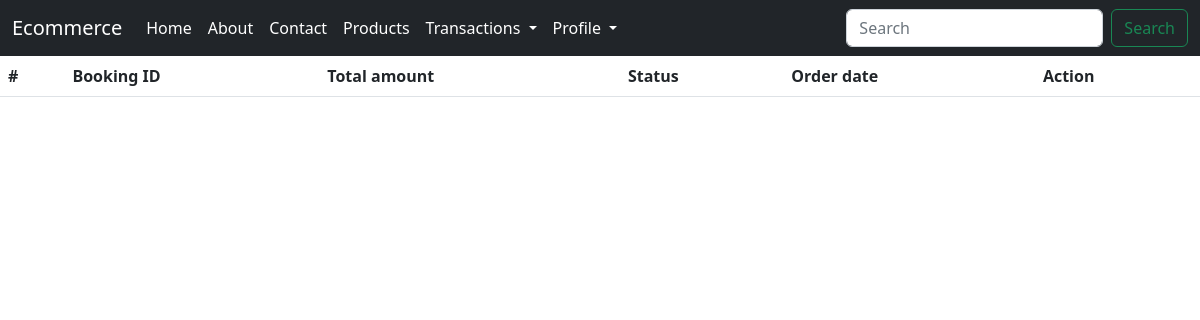
Before: /my_order/ (signed in) with the older database file.
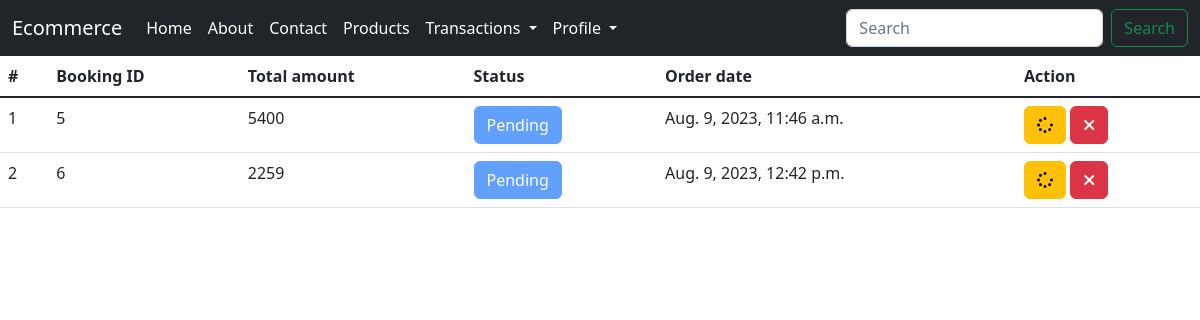
After: the same page with the newer database file.
### ecommerceapp/models.py (models this page shows, shortened)
class Booking(models.Model):
    user=models.ForeignKey(User, on_delete=models.CASCADE, blank=False)
    product=models.TextField(default={'objects':[]}, null=True, blank=True)
    total=models.CharField(max_length=100, null=True, blank=True)
    status=models.IntegerField(choices=ORDERSTATUS, default=1)
    created=models.DateTimeField(auto_now_add=True)
    updated=models.DateTimeField(auto_now=True)

### ecommerceapp/views.py (the view)
# urls.py: path('my_order/', my_order, name="my_order"),
def my_order(request):
    if not request.user.is_authenticated:
        return redirect('user_login')
    orders=Booking.objects.filter(user=request.user)
    return render(request, 'my_order.html', locals())

### ecommerceapp/templates/my_order.html
{% include 'navbar.html' %}
{% block body %}
<table class="table">
    <thead>
        <tr>
            <th scope="col">#</th>
            <th scope="col">Booking ID</th>
            <th scope="col">Total amount</th>
            <th scope="col">Status</th>
            <th scope="col">Order date</th>
            <th scope="col">Action</th>
        </tr>
    </thead>
    <tbody class="table-group-divider">
        {% for i in orders %}
        <tr>
            <td>{{forloop.counter}}</td>
            <td>{{i.id}}</td>
            <td>{{i.total}}</td>
            <td><a href="#" class="btn btn-primary disabled" title="Track Status">{{i.get_status_display}}</a></td>
            <td>{{i.created}}</td>
            <td>
                <a href="{% url 'user_order_track' i.id %}" class="btn btn-warning" title="Track Order"><i class="fa-solid fa-spinner"></i></a>
                {% if i.status < 4 %}
                <a href="{% url 'cancel_order' i.id %}" class="btn btn-danger" title="Cancel Order"><i class="fa-solid fa-xmark"></i></a>
                {% elif i.status == 4 %}
                <a href="{% url 'return_order' i.id %}" class="btn btn-success" title="Return Order"><i class="fa fa-refresh"></i></a>
                {% endif %}
            </td>
        </tr>
        {% endfor %}
    </tbody>
</table>
{% endblock %}

### ecommerceapp/templates/navbar.html (shortened to what this page needs)
<!doctype html>
<html lang="en">
{% load static %}
<head>
    <link href="https://cdn.jsdelivr.net/npm/bootstrap@5.2.3/dist/css/bootstrap.min.css" rel="stylesheet"
>
    <link rel="stylesheet" href="{% static 'css/style.css' %}">
    <link href="https://getbootstrap.com/docs/5.3/assets/css/docs.css" rel="stylesheet">
</head>
<body>
    <nav class="navbar navbar-expand-lg bg-dark">
        <div class="container-fluid">
            <a class="navbar-brand" href="/">Ecommerce</a>
            <div class="collapse navbar-collapse" id="navbarSupportedContent">
                <ul class="navbar-nav me-auto mb-2 mb-lg-0">
                    <li class="nav-item">
                        <a class="nav-link active" aria-current="page" href="/">Home</a>
                    </li>
                    <li class="nav-item">
                        <a class="nav-link" href="{% url 'about' %}">About</a>
                    </li>
                    <li class="nav-item">
                        <a class="nav-link" href="#">Contact</a>
                    </li>
                    {% if not request.user.is_authenticated %}
                    <li class="nav-item">
                        <a class="nav-link" href="{% url 'signup' %}">Register</a>
                    </li>
                    <li class="nav-item">
                        <a class="nav-link" href="{% url 'user_login' %}">Sign In</a>
                    </li>
                    <li class="nav-item">
                        <a class="nav-link" href="{% url 'admin_login' %}">Admin Log In</a>
                    </li>
                    {% else %}
                    <li class="nav-item">
                        <a href="{% url 'user_product' 0 %}" class="nav-link">Products</a>
                    </li>
                    <li class="nav-item dropdown">
                        <a class="nav-link dropdown-toggle" href="#" role="button" data-bs-toggle="dropdown"
                            aria-expanded="false">
                            Transactions
                        </a>
                    </li>
                    <li class="nav-item dropdown">
                        <a class="nav-link dropdown-toggle" href="#" role="button" data-bs-toggle="dropdown"
                            aria-expanded="false">
                            Profile
                        </a>
                    </li>
                    {% endif %}
                </ul>
                <form class="d-flex" role="search">
                    <input class="form-control me-2" type="search" placeholder="Search" aria-label="Search">
                    <button class="btn btn-outline-success" type="submit">Search</button>
                </form>
            </div>
        </div>
    </nav>
</body>
</html>

### ecommerceapp/static/css/style.css (style rules this page uses)
.nav-link { color: white !important; }
.navbar-brand { color: white; }

Changed rows visible on the page:
added Booking: id "5", total "5400", status "Pending", created "Aug. 9, 2023, 11:46 a.m."
added Booking: id "6", total "2259", status "Pending", created "Aug. 9, 2023, 12:42 p.m."
